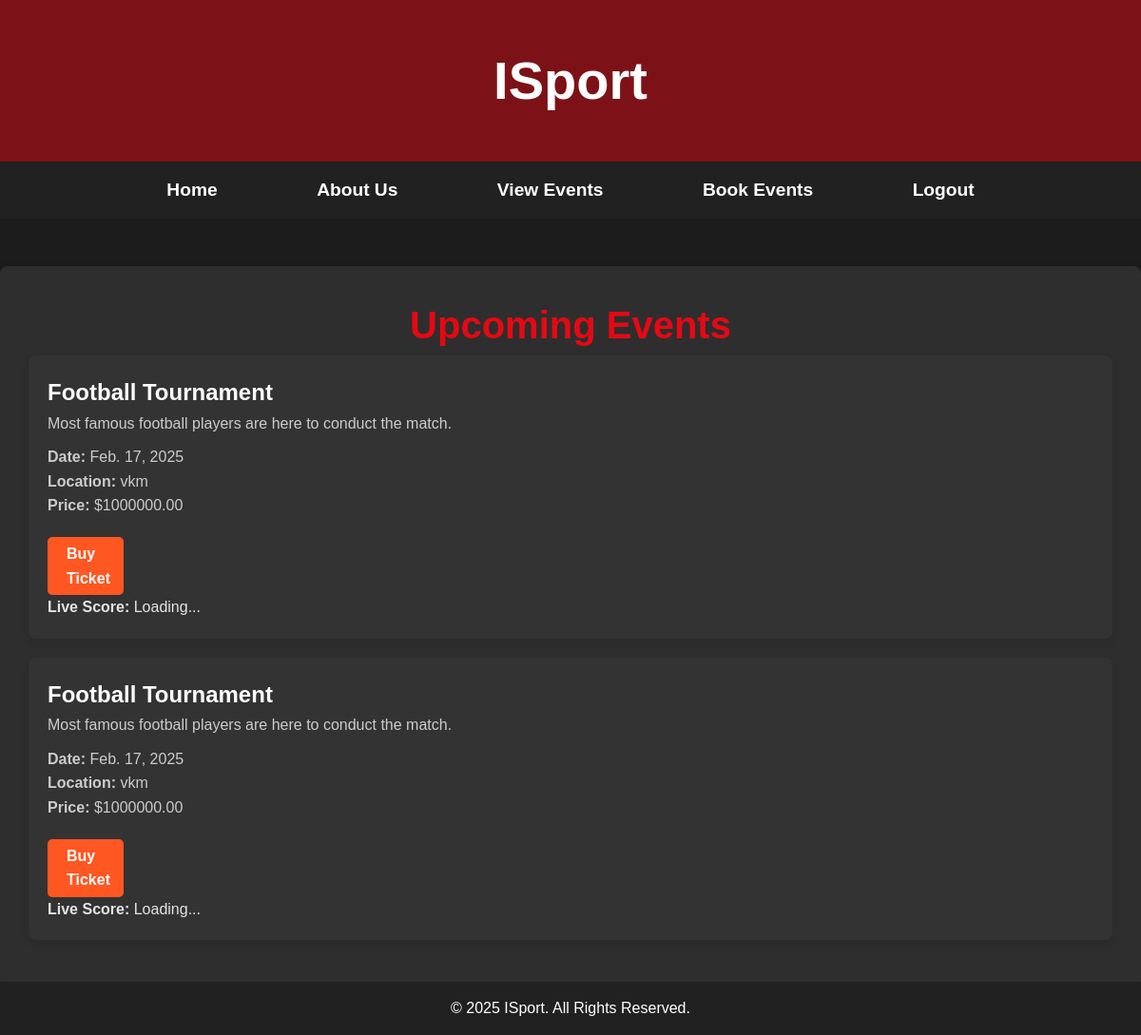
The app's page /view_events/, older data.
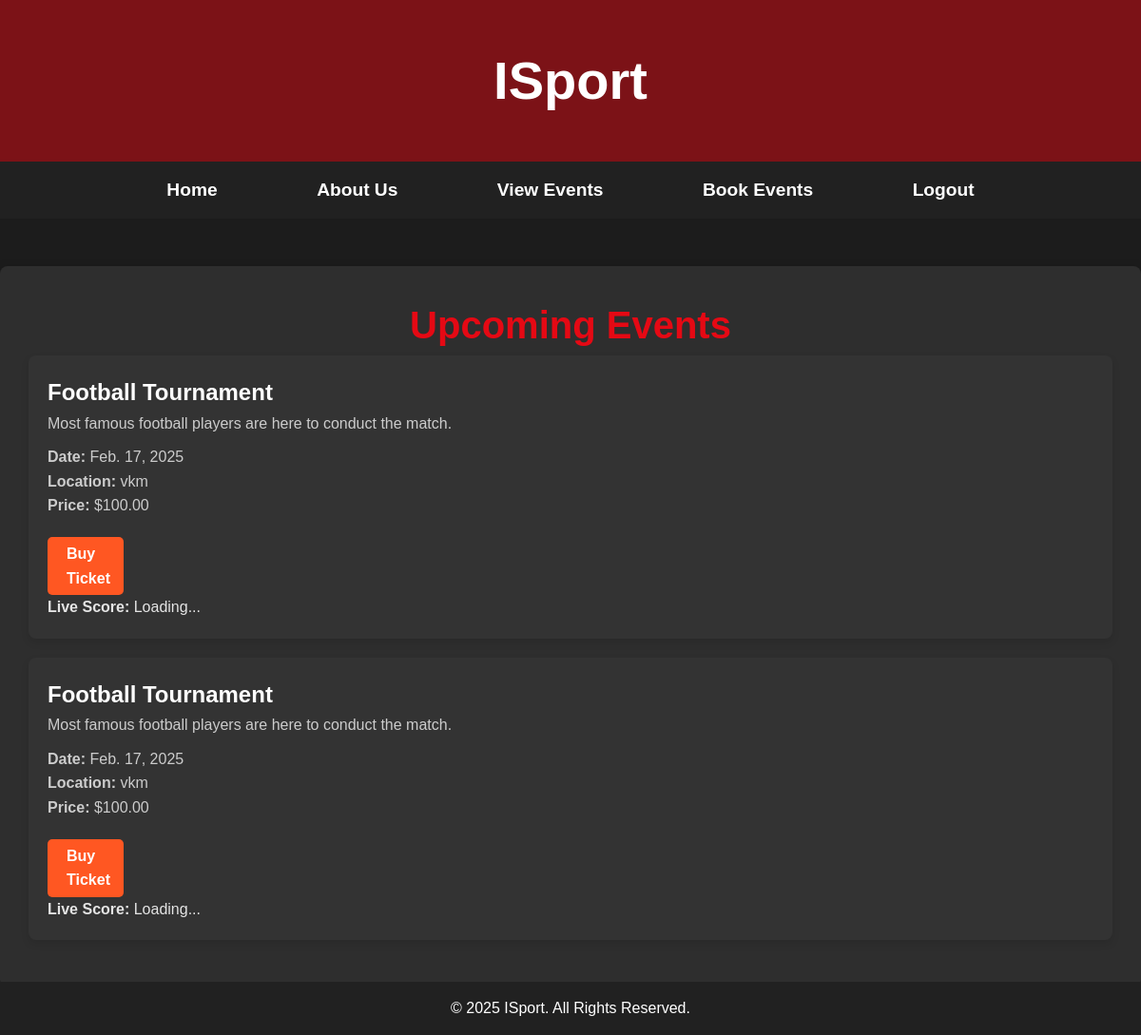
The same page, newer data.
### app/models.py (models this page shows, shortened)
class EventTickets(models.Model):
    publisher = models.ForeignKey(PublisherRegister, on_delete=models.CASCADE, related_name='events')  # Linking event to a publisher
    title = models.CharField(max_length=255)
    description = models.TextField()
    date = models.DateField()
    location = models.CharField(max_length=255)
    price = models.DecimalField(max_digits=10, decimal_places=2)

### app/views.py (the view)
# urls.py: path('view_events/', views.view_events, name='view_events'),
def view_events(request):
    events = EventTickets.objects.all()
    return render(request, 'bookers/view_events.html', {'events': events})

### templates/bookers/view_events.html (shortened to what this page needs)
<!DOCTYPE html>
<html lang="en">
<head>
</head>
<body>
    <header>
        <h1>ISport</h1>
    </header>
    <nav>
        <ul>
            <li><a href="../fanshome">Home</a></li>
            <li><a href="../about">About Us</a></li>
            <li><a href="../view_events">View Events</a></li>
            <li><a href="../bookinghistory">Book Events</a></li>
            <li><a href="../logout">Logout</a></li>
        </ul>
    </nav>
    <div class="events-container">
        <h1>Upcoming Events</h1>
        {% for event in events %}
        <div class="event-item">
            <h3>{{ event.title }}</h3>
            <p>{{ event.description }}</p>
            <div class="event-details">
                <p><strong>Date:</strong> {{ event.date }}</p>
                <p><strong>Location:</strong> {{ event.location }}</p>
                <p><strong>Price:</strong> ${{ event.price }}</p>
            </div>
            <a class="buy-ticket-btn" href="{% url 'purchase_ticket' event.id %}">Buy Ticket</a>
            <div class="live-score" id="live-score-{{ event.id }}">
                <strong>Live Score:</strong> <span id="score-{{ event.id }}">Loading...</span>
            </div>
        </div>
        {% empty %}
        <p>No events available at the moment.</p>
        {% endfor %}
    </div>
    <footer>
        <p>&copy; 2025 ISport. All Rights Reserved.</p>
    </footer>
</body>
</html>

Row changes from the older to the newer data that the page shows:
changed EventTickets (number 1 of 2 on the later page): price "1000000.00" → "100.00"
changed EventTickets (number 2 of 2 on the later page): price "1000000.00" → "100.00"
